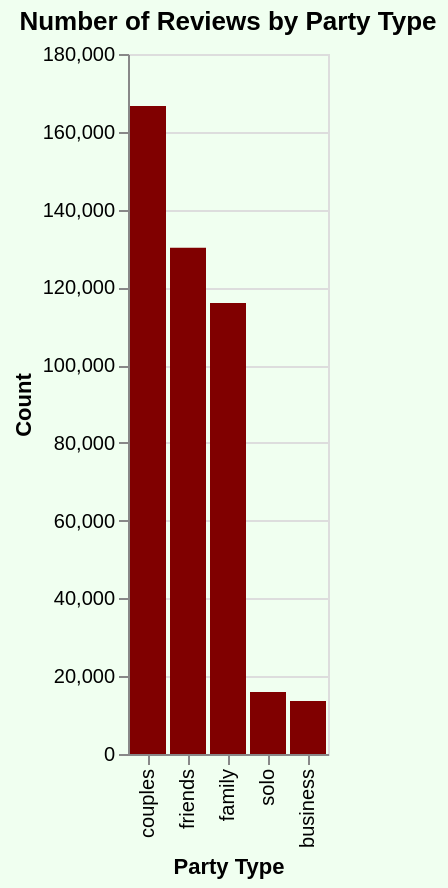

Here is the Vega-Lite specification saved for this chart:
### Vega-Lite specification from a JSON file in a GitHub repository (floating-point values rounded to 4 significant figures)
{"config": {"view": {"continuousWidth": 300, "continuousHeight": 300}}, "data": {"name": "data-a818f82ff735754c2335fb835d9b7391"}, "mark": {"type": "bar", "color": "#800000"}, "background": "#f0fff0", "encoding": {"tooltip": [{"field": "count_reviews", "type": "quantitative"}, {"field": "party_type", "type": "nominal"}], "x": {"field": "party_type", "sort": {"field": "count_reviews", "order": "descending"}, "title": "Party Type", "type": "nominal"}, "y": {"field": "count_reviews", "title": "Count", "type": "quantitative"}}, "height": 350, "title": "Number of Reviews by Party Type", "width": "container", "$schema": "https://vega.github.io/schema/vega-lite/v5.17.0.json", "datasets": {"data-a818f82ff735754c2335fb835d9b7391": [{"party_type": "business", "count_reviews": 13639}, {"party_type": "couples", "count_reviews": 166608}, {"party_type": "family", "count_reviews": 115982}, {"party_type": "friends", "count_reviews": 130175}, {"party_type": "solo", "count_reviews": 15919}]}}
